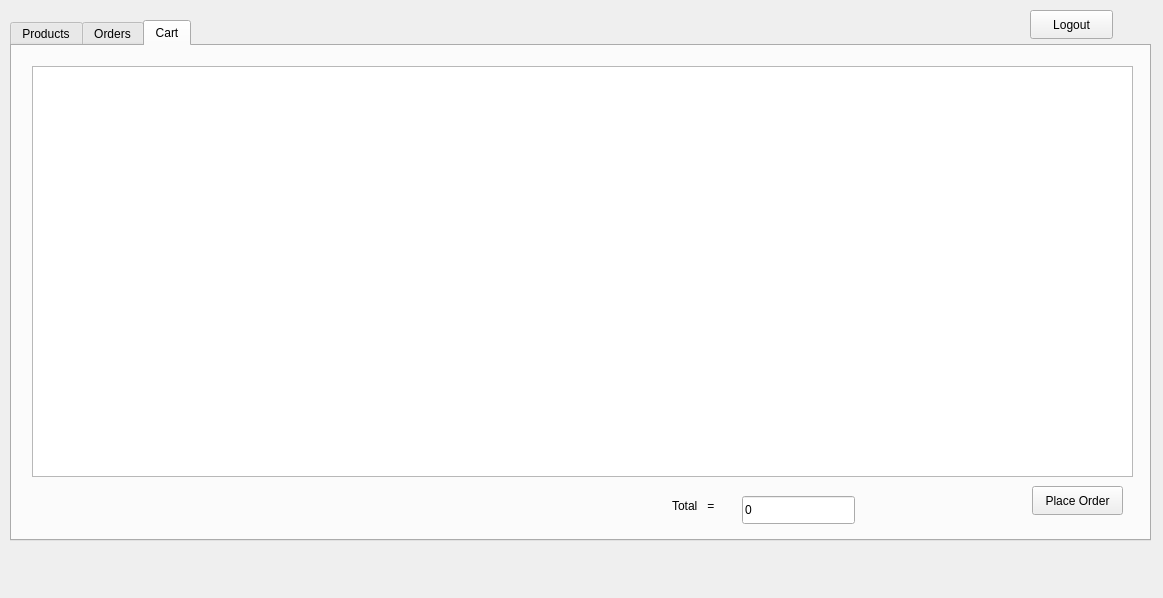
<?xml version="1.0" encoding="UTF-8"?>
<ui version="4.0">
 <class>userPage</class>
 <widget class="QWidget" name="userPage">
  <property name="geometry">
   <rect>
    <x>0</x>
    <y>0</y>
    <width>1163</width>
    <height>598</height>
   </rect>
  </property>
  <property name="windowTitle">
   <string>Form</string>
  </property>
  <widget class="QTabWidget" name="tabWidget">
   <property name="geometry">
    <rect>
     <x>10</x>
     <y>20</y>
     <width>1141</width>
     <height>521</height>
    </rect>
   </property>
   <property name="tabPosition">
    <enum>QTabWidget::TabPosition::North</enum>
   </property>
   <property name="tabShape">
    <enum>QTabWidget::TabShape::Rounded</enum>
   </property>
   <property name="currentIndex">
    <number>2</number>
   </property>
   <widget class="QWidget" name="Products">
    <attribute name="title">
     <string>Products</string>
    </attribute>
    <widget class="QTableWidget" name="productList">
     <property name="geometry">
      <rect>
       <x>10</x>
       <y>10</y>
       <width>1121</width>
       <height>461</height>
      </rect>
     </property>
    </widget>
   </widget>
   <widget class="QWidget" name="Orders">
    <attribute name="title">
     <string>Orders</string>
    </attribute>
    <widget class="QTableWidget" name="orderList">
     <property name="geometry">
      <rect>
       <x>10</x>
       <y>10</y>
       <width>1111</width>
       <height>461</height>
      </rect>
     </property>
    </widget>
   </widget>
   <widget class="QWidget" name="Cart">
    <attribute name="title">
     <string>Cart</string>
    </attribute>
    <widget class="QTableWidget" name="cartList">
     <property name="geometry">
      <rect>
       <x>20</x>
       <y>20</y>
       <width>1101</width>
       <height>411</height>
      </rect>
     </property>
    </widget>
    <widget class="QLabel" name="label">
     <property name="geometry">
      <rect>
       <x>660</x>
       <y>450</y>
       <width>63</width>
       <height>20</height>
      </rect>
     </property>
     <property name="text">
      <string>Total   =</string>
     </property>
    </widget>
    <widget class="QLineEdit" name="orderTotal">
     <property name="geometry">
      <rect>
       <x>730</x>
       <y>450</y>
       <width>113</width>
       <height>28</height>
      </rect>
     </property>
     <property name="text">
      <string>0</string>
     </property>
     <property name="readOnly">
      <bool>true</bool>
     </property>
    </widget>
    <widget class="QPushButton" name="placeOrder">
     <property name="geometry">
      <rect>
       <x>1020</x>
       <y>440</y>
       <width>91</width>
       <height>29</height>
      </rect>
     </property>
     <property name="text">
      <string>Place Order</string>
     </property>
    </widget>
   </widget>
  </widget>
  <widget class="QPushButton" name="logout">
   <property name="geometry">
    <rect>
     <x>1030</x>
     <y>10</y>
     <width>83</width>
     <height>29</height>
    </rect>
   </property>
   <property name="text">
    <string>Logout</string>
   </property>
  </widget>
 </widget>
 <resources/>
 <connections/>
</ui>
